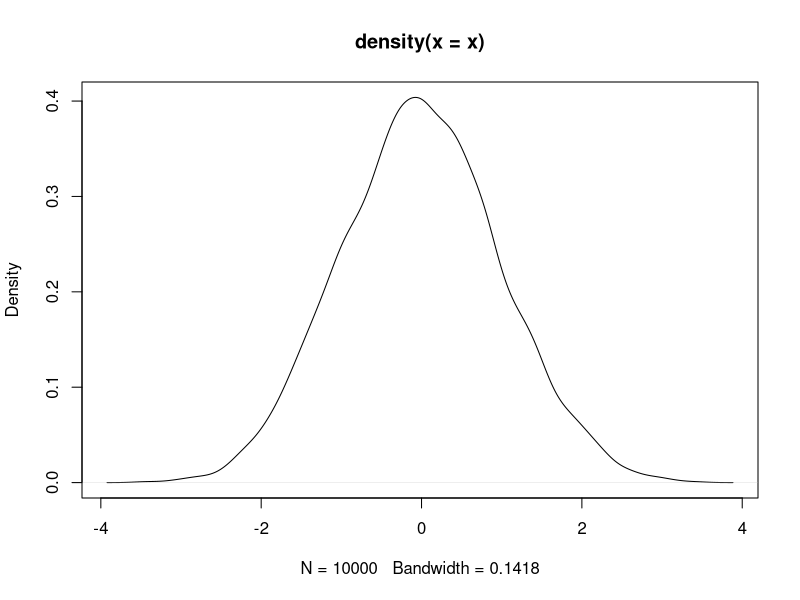

R code for this plot:
# Demonstrate basics of R
# Quantitative Analysis Practicum 2024
# Max Griswold
# 1/8/2024

# This is a comment

# Addition
2+2

# Subtraction
4 - 2

# Multiplication
4*2

# Division
8/2

# Dumb function that adds 5 to a number
f <- function(argument, argument2){
  
  return(argument + argument2)
  
}

# Define a mean function
mean <- function(vector){
  
  sum(vector)/length(vector)
  
}

mean2 <- function(vector){
  
  result <- sum(vector)/length(vector)
  2*result
  
}

v1 <- c(2, 2, 5, 4)
v2 <- c("cat", "dog", "rabbit", "rabbit")

df <- data.frame("Number of animals" = v1,
                 "Animal type" = v2)

# Probability functions
x <- rnorm

# You can use tab-key in  the console to see the rest of a
# package's contents, like tabbing after typing in 
# "stats::"

x <- rnorm(10000)

# We can then plot a distribution
x <- plot(density(x))

